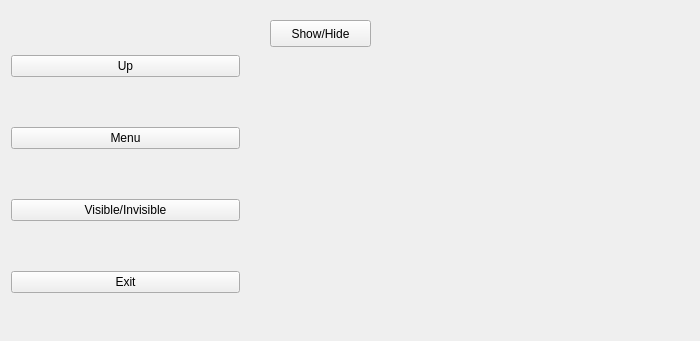
<?xml version="1.0" encoding="UTF-8"?>
<ui version="4.0">
 <class>Widget</class>
 <widget class="QWidget" name="Widget">
  <property name="geometry">
   <rect>
    <x>0</x>
    <y>0</y>
    <width>700</width>
    <height>341</height>
   </rect>
  </property>
  <property name="windowTitle">
   <string>Widget</string>
  </property>
  <widget class="QWidget" name="horizontalLayoutWidget">
   <property name="geometry">
    <rect>
     <x>0</x>
     <y>0</y>
     <width>251</width>
     <height>351</height>
    </rect>
   </property>
   <layout class="QHBoxLayout" name="horizontalLayout">
    <item>
     <layout class="QVBoxLayout" name="verticalLayout">
      <item>
       <widget class="QPushButton" name="pushButton_2">
        <property name="text">
         <string>Up</string>
        </property>
       </widget>
      </item>
      <item>
       <widget class="QPushButton" name="pushButton_3">
        <property name="text">
         <string>Menu</string>
        </property>
       </widget>
      </item>
      <item>
       <widget class="QPushButton" name="pushButton_4">
        <property name="text">
         <string>Visible/Invisible</string>
        </property>
       </widget>
      </item>
      <item>
       <widget class="QPushButton" name="pushButton_5">
        <property name="text">
         <string>Exit</string>
        </property>
       </widget>
      </item>
     </layout>
    </item>
   </layout>
  </widget>
  <widget class="QPushButton" name="pushButton">
   <property name="geometry">
    <rect>
     <x>270</x>
     <y>20</y>
     <width>101</width>
     <height>27</height>
    </rect>
   </property>
   <property name="text">
    <string>Show/Hide</string>
   </property>
  </widget>
  <widget class="QLabel" name="label">
   <property name="geometry">
    <rect>
     <x>360</x>
     <y>50</y>
     <width>261</width>
     <height>251</height>
    </rect>
   </property>
   <property name="text">
    <string/>
   </property>
   <property name="pixmap">
    <pixmap>../../../../Downloads/smile-06.jpg</pixmap>
   </property>
   <property name="scaledContents">
    <bool>true</bool>
   </property>
  </widget>
 </widget>
 <layoutdefault spacing="6" margin="11"/>
 <resources/>
 <connections/>
</ui>
